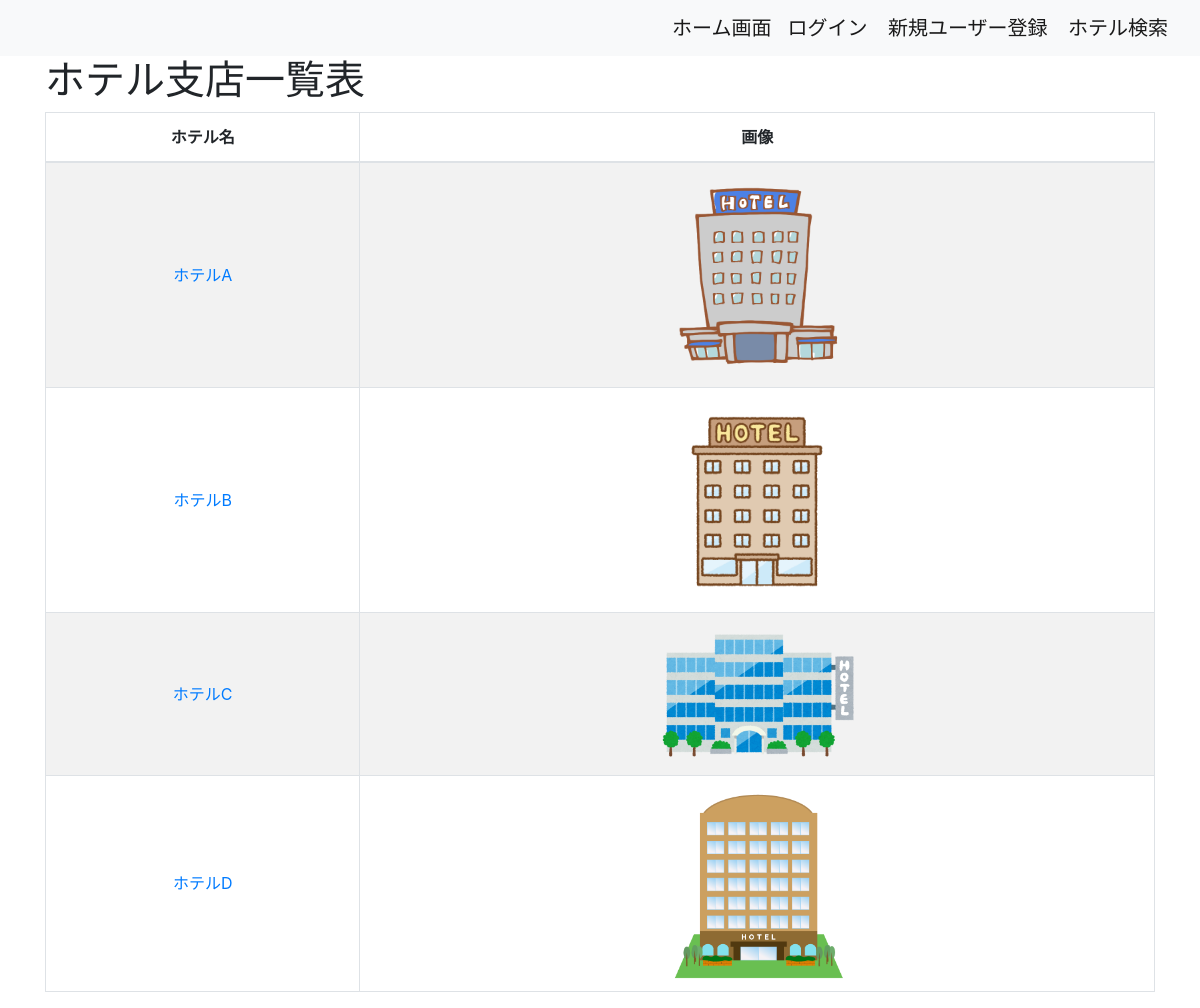
Screenshot of /hotel/hotel-search/ with the database file from the repository.
### hotel/models.py (models this page shows, shortened)
class HotelName(models.Model):
    name = models.CharField(max_length=1000)
    order = models.IntegerField(default=0)
    class Meta:
        db_table = 'hotel_name'
        ordering = ['order']

class HotelPictures(models.Model):
    image = models.FileField(upload_to='hotel_pictures/', null=True)
    hotel = models.ForeignKey(
        HotelName, related_name='pictures', on_delete=models.CASCADE
    )
    order = models.IntegerField()
    class Meta:
        db_table = 'hotel_pictures'
        ordering = ['order']

### hotel/views.py (the view)
# urls.py: path('hotel-search/', HotelSearchView.as_view(), name='hotel_search'),
class HotelSearchView(ListView):
    model = HotelName
    template_name = 'hotel/hotel_search.html'
    context_object_name = 'hotels'
    def get_queryset(self):
        return HotelName.objects.all().order_by('name')

### templates/hotel/hotel_search.html
{% extends 'base.html' %}
{% block content %}
<div class="container">
    <div class="row">
        <div class="col-12">
            <h1>ホテル支店一覧表</h1>
        </div>
    </div>
    <div class="row">
        <div class="col-12">
            <table class="table table-striped table-bordered text-center">
                <thead>
                    <tr>
                        <th class="text-center">ホテル名</th>
                        <th class="text-center">画像</th>
                    </tr>
                </thead>
                <tbody>
                {% if hotels %}
                    {% for hotel in hotels %}
                        <tr>
                            <td class="align-middle"><a href="{% url 'hotel:plan_list' hotel_id=hotel.id %}">{{ hotel.name }}</a></td>
                            <td class="align-middle">
                                {% for picture in hotel.pictures.all %}
                                    {% if picture.image %}
                                        <img width="200px" height="200px" src="{{ picture.image.url }}" alt="{{ hotel.name }}" class="img-fluid rounded">
                                    {% endif %}
                                {% endfor %}
                            </td>
                        </tr>
                    {% endfor %}
                {% endif %}
                </tbody>
            </table>
        </div>
    </div>
</div>
{% endblock %}

### rows the page displays
HotelName: name "ホテルA"
HotelPictures: image (picture)
HotelName: name "ホテルB"
HotelPictures: image (picture)
HotelName: name "ホテルC"
HotelPictures: image (picture)
HotelName: name "ホテルD"
HotelPictures: image (picture)
